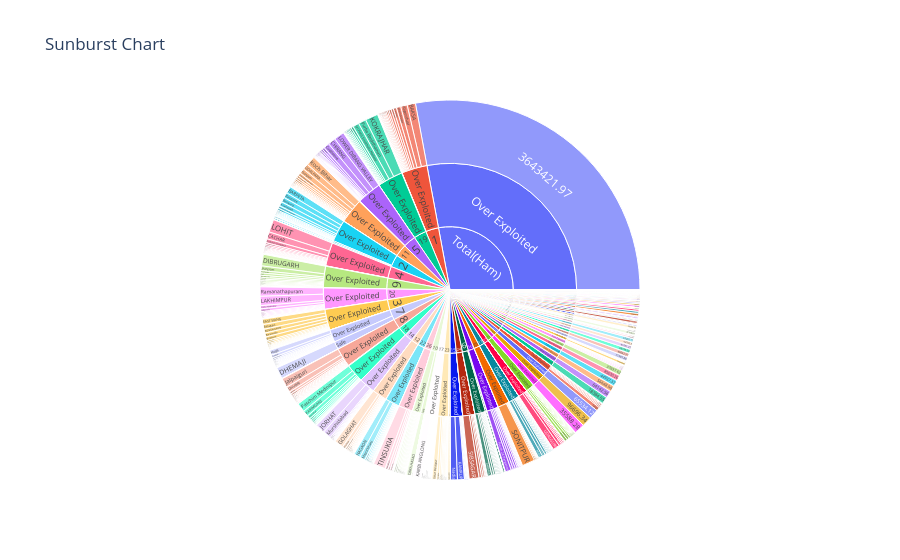

The notebook cell saved with this chart:
### Code cell
fig = px.sunburst(df, path=["state", "category", "district"], values="annual_extraction", title="Sunburst Chart")
fig.show()

### Figure 1 — Plotly figure (JSON) as saved in the notebook; plotly's stock layout.template omitted (floating-point values rounded to 4 significant figures; data arrays with more than 128 entries replaced by an {"elided": "..."} marker saying what was removed)
{"data": [{"branchvalues": "total", "domain": {"x": [0, 1], "y": [0, 1]}, "hovertemplate": "labels=%{label}<br>annual_extraction=%{value}<br>parent=%{parent}<br>id=%{id}<extra></extra>", "ids": {"elided": "1300 str values"}, "labels": {"elided": "1300 str values"}, "name": "", "parents": {"elided": "1300 str values"}, "type": "sunburst", "values": {"elided": "1300 float values"}}], "layout": {"legend": {"tracegroupgap": 0}, "title": {"text": "Sunburst Chart"}}}
